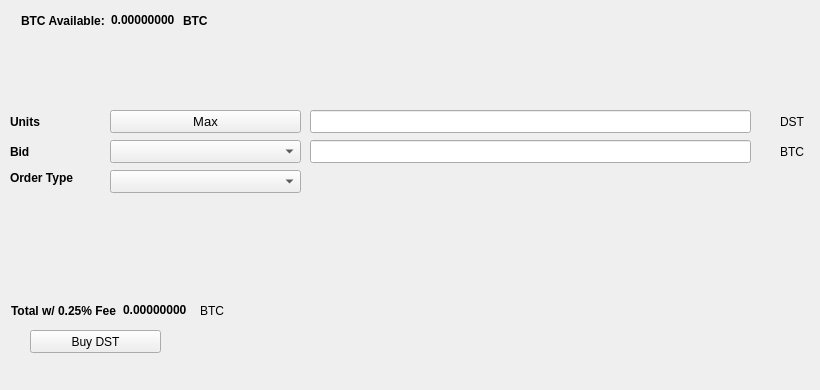
   <widget class="QWidget" name="BuyTab">
    <attribute name="title">
     <string>Buy</string>
    </attribute>
    <widget class="QPushButton" name="BuyPIV">
     <property name="geometry">
      <rect>
       <x>30</x>
       <y>330</y>
       <width>131</width>
       <height>23</height>
      </rect>
     </property>
     <property name="text">
      <string>Buy DST</string>
     </property>
     <property name="icon">
      <iconset resource="../dstra.qrc">
       <normaloff>:/icons/bitcoin</normaloff>:/icons/bitcoin</iconset>
     </property>
    </widget>
    <widget class="QLabel" name="label_3">
     <property name="geometry">
      <rect>
       <x>10</x>
       <y>110</y>
       <width>46</width>
       <height>23</height>
      </rect>
     </property>
     <property name="font">
      <font>
       <weight>75</weight>
       <bold>true</bold>
      </font>
     </property>
     <property name="text">
      <string>Units</string>
     </property>
    </widget>
    <widget class="QLineEdit" name="UnitsInput">
     <property name="geometry">
      <rect>
       <x>310</x>
       <y>110</y>
       <width>441</width>
       <height>23</height>
      </rect>
     </property>
     <property name="font">
      <font>
       <pointsize>9</pointsize>
       <weight>75</weight>
       <bold>true</bold>
      </font>
     </property>
    </widget>
    <widget class="QLineEdit" name="BuyBidPriceEdit">
     <property name="geometry">
      <rect>
       <x>310</x>
       <y>140</y>
       <width>441</width>
       <height>23</height>
      </rect>
     </property>
     <property name="font">
      <font>
       <pointsize>9</pointsize>
       <weight>75</weight>
       <bold>true</bold>
      </font>
     </property>
    </widget>
    <widget class="QLabel" name="label_4">
     <property name="geometry">
      <rect>
       <x>780</x>
       <y>110</y>
       <width>31</width>
       <height>23</height>
      </rect>
     </property>
     <property name="text">
      <string>DST</string>
     </property>
    </widget>
    <widget class="QLabel" name="label_5">
     <property name="geometry">
      <rect>
       <x>780</x>
       <y>140</y>
       <width>31</width>
       <height>23</height>
      </rect>
     </property>
     <property name="text">
      <string>BTC</string>
     </property>
    </widget>
    <widget class="QLabel" name="label_6">
     <property name="geometry">
      <rect>
       <x>10</x>
       <y>140</y>
       <width>46</width>
       <height>23</height>
      </rect>
     </property>
     <property name="font">
      <font>
       <weight>75</weight>
       <bold>true</bold>
      </font>
     </property>
     <property name="text">
      <string>Bid</string>
     </property>
    </widget>
    <widget class="QLabel" name="label_7">
     <property name="geometry">
      <rect>
       <x>10</x>
       <y>170</y>
       <width>91</width>
       <height>16</height>
      </rect>
     </property>
     <property name="font">
      <font>
       <weight>75</weight>
       <bold>true</bold>
      </font>
     </property>
     <property name="text">
      <string>Order Type</string>
     </property>
    </widget>
    <widget class="QPushButton" name="Buy_Max_Amount">
     <property name="geometry">
      <rect>
       <x>110</x>
       <y>110</y>
       <width>191</width>
       <height>23</height>
      </rect>
     </property>
     <property name="font">
      <font>
       <pointsize>10</pointsize>
      </font>
     </property>
     <property name="text">
      <string>Max</string>
     </property>
    </widget>
    <widget class="QComboBox" name="BuyBidcomboBox">
     <property name="geometry">
      <rect>
       <x>110</x>
       <y>140</y>
       <width>191</width>
       <height>23</height>
      </rect>
     </property>
     <property name="font">
      <font>
       <pointsize>10</pointsize>
      </font>
     </property>
    </widget>
    <widget class="QComboBox" name="buyOrdertypeCombo">
     <property name="geometry">
      <rect>
       <x>110</x>
       <y>170</y>
       <width>191</width>
       <height>23</height>
      </rect>
     </property>
     <property name="font">
      <font>
       <pointsize>10</pointsize>
      </font>
     </property>
    </widget>
    <widget class="QWidget" name="layoutWidget1">
     <property name="geometry">
      <rect>
       <x>21</x>
       <y>11</y>
       <width>227</width>
       <height>19</height>
      </rect>
     </property>
     <layout class="QHBoxLayout" name="horizontalLayout_3">
      <item>
       <widget class="QLabel" name="label232">
        <property name="font">
         <font>
          <weight>75</weight>
          <bold>true</bold>
         </font>
        </property>
        <property name="text">
         <string>BTC Available:</string>
        </property>
       </widget>
      </item>
      <item>
       <widget class="QLabel" name="BtcAvailableLbl">
        <property name="palette">
         <palette>
          <active>
           <colorrole role="WindowText">
            <brush brushstyle="SolidPattern">
             <color alpha="255">
              <red>0</red>
              <green>0</green>
              <blue>0</blue>
             </color>
            </brush>
           </colorrole>
           <colorrole role="Button">
            <brush brushstyle="SolidPattern">
             <color alpha="255">
              <red>0</red>
              <green>170</green>
              <blue>0</blue>
             </color>
            </brush>
           </colorrole>
           <colorrole role="Light">
            <brush brushstyle="SolidPattern">
             <color alpha="255">
              <red>0</red>
              <green>255</green>
              <blue>0</blue>
             </color>
            </brush>
           </colorrole>
           <colorrole role="Midlight">
            <brush brushstyle="SolidPattern">
             <color alpha="255">
              <red>0</red>
              <green>212</green>
              <blue>0</blue>
             </color>
            </brush>
           </colorrole>
           <colorrole role="Dark">
            <brush brushstyle="SolidPattern">
             <color alpha="255">
              <red>0</red>
              <green>85</green>
              <blue>0</blue>
             </color>
            </brush>
           </colorrole>
           <colorrole role="Mid">
            <brush brushstyle="SolidPattern">
             <color alpha="255">
              <red>0</red>
              <green>113</green>
              <blue>0</blue>
             </color>
            </brush>
           </colorrole>
           <colorrole role="Text">
            <brush brushstyle="SolidPattern">
             <color alpha="255">
              <red>0</red>
              <green>170</green>
              <blue>0</blue>
             </color>
            </brush>
           </colorrole>
           <colorrole role="BrightText">
            <brush brushstyle="SolidPattern">
             <color alpha="255">
              <red>255</red>
              <green>255</green>
              <blue>255</blue>
             </color>
            </brush>
           </colorrole>
           <colorrole role="ButtonText">
            <brush brushstyle="SolidPattern">
             <color alpha="255">
              <red>0</red>
              <green>0</green>
              <blue>0</blue>
             </color>
            </brush>
           </colorrole>
           <colorrole role="Base">
            <brush brushstyle="SolidPattern">
             <color alpha="255">
              <red>255</red>
              <green>255</green>
              <blue>255</blue>
             </color>
            </brush>
           </colorrole>
           <colorrole role="Window">
            <brush brushstyle="SolidPattern">
             <color alpha="255">
              <red>0</red>
              <green>170</green>
              <blue>0</blue>
             </color>
            </brush>
           </colorrole>
           <colorrole role="Shadow">
            <brush brushstyle="SolidPattern">
             <color alpha="255">
              <red>0</red>
              <green>0</green>
              <blue>0</blue>
             </color>
            </brush>
           </colorrole>
           <colorrole role="AlternateBase">
            <brush brushstyle="SolidPattern">
             <color alpha="255">
              <red>127</red>
              <green>212</green>
              <blue>127</blue>
             </color>
            </brush>
           </colorrole>
           <colorrole role="ToolTipBase">
            <brush brushstyle="SolidPattern">
             <color alpha="255">
              <red>255</red>
              <green>255</green>
              <blue>220</blue>
             </color>
            </brush>
           </colorrole>
           <colorrole role="ToolTipText">
            <brush brushstyle="SolidPattern">
             <color alpha="255">
              <red>0</red>
              <green>0</green>
              <blue>0</blue>
             </color>
            </brush>
           </colorrole>
          </active>
          <inactive>
           <colorrole role="WindowText">
            <brush brushstyle="SolidPattern">
             <color alpha="255">
              <red>0</red>
              <green>0</green>
              <blue>0</blue>
             </color>
            </brush>
           </colorrole>
           <colorrole role="Button">
            <brush brushstyle="SolidPattern">
             <color alpha="255">
              <red>0</red>
              <green>170</green>
              <blue>0</blue>
             </color>
            </brush>
           </colorrole>
           <colorrole role="Light">
            <brush brushstyle="SolidPattern">
             <color alpha="255">
              <red>0</red>
              <green>255</green>
              <blue>0</blue>
             </color>
            </brush>
           </colorrole>
           <colorrole role="Midlight">
            <brush brushstyle="SolidPattern">
             <color alpha="255">
              <red>0</red>
              <green>212</green>
              <blue>0</blue>
             </color>
            </brush>
           </colorrole>
           <colorrole role="Dark">
            <brush brushstyle="SolidPattern">
             <color alpha="255">
              <red>0</red>
              <green>85</green>
              <blue>0</blue>
             </color>
            </brush>
           </colorrole>
           <colorrole role="Mid">
            <brush brushstyle="SolidPattern">
             <color alpha="255">
              <red>0</red>
              <green>113</green>
              <blue>0</blue>
             </color>
            </brush>
           </colorrole>
           <colorrole role="Text">
            <brush brushstyle="SolidPattern">
             <color alpha="255">
              <red>0</red>
              <green>170</green>
              <blue>0</blue>
             </color>
            </brush>
           </colorrole>
           <colorrole role="BrightText">
            <brush brushstyle="SolidPattern">
             <color alpha="255">
              <red>255</red>
              <green>255</green>
              <blue>255</blue>
             </color>
            </brush>
           </colorrole>
           <colorrole role="ButtonText">
            <brush brushstyle="SolidPattern">
             <color alpha="255">
              <red>0</red>
              <green>0</green>
              <blue>0</blue>
             </color>
            </brush>
           </colorrole>
           <colorrole role="Base">
            <brush brushstyle="SolidPattern">
             <color alpha="255">
              <red>255</red>
              <green>255</green>
              <blue>255</blue>
             </color>
            </brush>
           </colorrole>
           <colorrole role="Window">
            <brush brushstyle="SolidPattern">
             <color alpha="255">
              <red>0</red>
              <green>170</green>
              <blue>0</blue>
             </color>
            </brush>
           </colorrole>
           <colorrole role="Shadow">
            <brush brushstyle="SolidPattern">
             <color alpha="255">
              <red>0</red>
              <green>0</green>
              <blue>0</blue>
             </color>
            </brush>
           </colorrole>
           <colorrole role="AlternateBase">
            <brush brushstyle="SolidPattern">
             <color alpha="255">
              <red>127</red>
              <green>212</green>
              <blue>127</blue>
             </color>
            </brush>
           </colorrole>
           <colorrole role="ToolTipBase">
            <brush brushstyle="SolidPattern">
             <color alpha="255">
              <red>255</red>
              <green>255</green>
              <blue>220</blue>
             </color>
            </brush>
           </colorrole>
           <colorrole role="ToolTipText">
            <brush brushstyle="SolidPattern">
             <color alpha="255">
              <red>0</red>
              <green>0</green>
              <blue>0</blue>
             </color>
            </brush>
           </colorrole>
          </inactive>
          <disabled>
           <colorrole role="WindowText">
            <brush brushstyle="SolidPattern">
             <color alpha="255">
              <red>0</red>
              <green>85</green>
              <blue>0</blue>
             </color>
            </brush>
           </colorrole>
           <colorrole role="Button">
            <brush brushstyle="SolidPattern">
             <color alpha="255">
              <red>0</red>
              <green>170</green>
              <blue>0</blue>
             </color>
            </brush>
           </colorrole>
           <colorrole role="Light">
            <brush brushstyle="SolidPattern">
             <color alpha="255">
              <red>0</red>
              <green>255</green>
              <blue>0</blue>
             </color>
            </brush>
           </colorrole>
           <colorrole role="Midlight">
            <brush brushstyle="SolidPattern">
             <color alpha="255">
              <red>0</red>
              <green>212</green>
              <blue>0</blue>
             </color>
            </brush>
           </colorrole>
           <colorrole role="Dark">
            <brush brushstyle="SolidPattern">
             <color alpha="255">
              <red>0</red>
              <green>85</green>
              <blue>0</blue>
             </color>
            </brush>
           </colorrole>
           <colorrole role="Mid">
            <brush brushstyle="SolidPattern">
             <color alpha="255">
              <red>0</red>
              <green>113</green>
              <blue>0</blue>
             </color>
            </brush>
           </colorrole>
           <colorrole role="Text">
            <brush brushstyle="SolidPattern">
             <color alpha="255">
              <red>0</red>
              <green>85</green>
              <blue>0</blue>
             </color>
            </brush>
           </colorrole>
           <colorrole role="BrightText">
            <brush brushstyle="SolidPattern">
             <color alpha="255">
              <red>255</red>
              <green>255</green>
              <blue>255</blue>
             </color>
            </brush>
           </colorrole>
           <colorrole role="ButtonText">
            <brush brushstyle="SolidPattern">
             <color alpha="255">
              <red>0</red>
              <green>85</green>
              <blue>0</blue>
             </color>
            </brush>
           </colorrole>
           <colorrole role="Base">
            <brush brushstyle="SolidPattern">
             <color alpha="255">
              <red>0</red>
              <green>170</green>
              <blue>0</blue>
             </color>
            </brush>
           </colorrole>
           <colorrole role="Window">
            <brush brushstyle="SolidPattern">
             <color alpha="255">
              <red>0</red>
              <green>170</green>
              <blue>0</blue>
             </color>
            </brush>
           </colorrole>
           <colorrole role="Shadow">
            <brush brushstyle="SolidPattern">
             <color alpha="255">
              <red>0</red>
              <green>0</green>
              <blue>0</blue>
             </color>
            </brush>
           </colorrole>
           <colorrole role="AlternateBase">
            <brush brushstyle="SolidPattern">
             <color alpha="255">
              <red>0</red>
              <green>170</green>
              <blue>0</blue>
             </color>
            </brush>
           </colorrole>
           <colorrole role="ToolTipBase">
            <brush brushstyle="SolidPattern">
             <color alpha="255">
              <red>255</red>
              <green>255</green>
              <blue>220</blue>
             </color>
            </brush>
           </colorrole>
           <colorrole role="ToolTipText">
            <brush brushstyle="SolidPattern">
             <color alpha="255">
              <red>0</red>
              <green>0</green>
              <blue>0</blue>
             </color>
            </brush>
           </colorrole>
          </disabled>
         </palette>
        </property>
        <property name="font">
         <font>
          <weight>75</weight>
          <bold>true</bold>
         </font>
        </property>
        <property name="text">
         <string>0.00000000</string>
        </property>
        <property name="textInteractionFlags">
         <set>Qt::LinksAccessibleByMouse|Qt::TextSelectableByKeyboard|Qt::TextSelectableByMouse</set>
        </property>
       </widget>
      </item>
      <item>
       <widget class="QLabel" name="BtcAvailableLbl_2">
        <property name="font">
         <font>
          <weight>75</weight>
          <bold>true</bold>
         </font>
        </property>
        <property name="text">
         <string>BTC</string>
        </property>
       </widget>
      </item>
     </layout>
    </widget>
    <widget class="QWidget" name="layoutWidge2">
     <property name="geometry">
      <rect>
       <x>11</x>
       <y>301</y>
       <width>259</width>
       <height>19</height>
      </rect>
     </property>
     <layout class="QHBoxLayout" name="horizontalLayout_4">
      <item>
       <widget class="QLabel" name="label_9">
        <property name="font">
         <font>
          <weight>75</weight>
          <bold>true</bold>
         </font>
        </property>
        <property name="text">
         <string>Total w/ 0.25% Fee</string>
        </property>
       </widget>
      </item>
      <item>
       <widget class="QLabel" name="BuyCostLabel">
        <property name="palette">
         <palette>
          <active>
           <colorrole role="WindowText">
            <brush brushstyle="SolidPattern">
             <color alpha="255">
              <red>0</red>
              <green>0</green>
              <blue>0</blue>
             </color>
            </brush>
           </colorrole>
           <colorrole role="Button">
            <brush brushstyle="SolidPattern">
             <color alpha="255">
              <red>0</red>
              <green>170</green>
              <blue>0</blue>
             </color>
            </brush>
           </colorrole>
           <colorrole role="Light">
            <brush brushstyle="SolidPattern">
             <color alpha="255">
              <red>0</red>
              <green>255</green>
              <blue>0</blue>
             </color>
            </brush>
           </colorrole>
           <colorrole role="Midlight">
            <brush brushstyle="SolidPattern">
             <color alpha="255">
              <red>0</red>
              <green>212</green>
              <blue>0</blue>
             </color>
            </brush>
           </colorrole>
           <colorrole role="Dark">
            <brush brushstyle="SolidPattern">
             <color alpha="255">
              <red>0</red>
              <green>85</green>
              <blue>0</blue>
             </color>
            </brush>
           </colorrole>
           <colorrole role="Mid">
            <brush brushstyle="SolidPattern">
             <color alpha="255">
              <red>0</red>
              <green>113</green>
              <blue>0</blue>
             </color>
            </brush>
           </colorrole>
           <colorrole role="Text">
            <brush brushstyle="SolidPattern">
             <color alpha="255">
              <red>0</red>
              <green>170</green>
              <blue>0</blue>
             </color>
            </brush>
           </colorrole>
           <colorrole role="BrightText">
            <brush brushstyle="SolidPattern">
             <color alpha="255">
              <red>255</red>
              <green>255</green>
              <blue>255</blue>
             </color>
            </brush>
           </colorrole>
           <colorrole role="ButtonText">
            <brush brushstyle="SolidPattern">
             <color alpha="255">
              <red>0</red>
              <green>0</green>
              <blue>0</blue>
             </color>
            </brush>
           </colorrole>
           <colorrole role="Base">
            <brush brushstyle="SolidPattern">
             <color alpha="255">
              <red>255</red>
              <green>255</green>
              <blue>255</blue>
             </color>
            </brush>
           </colorrole>
           <colorrole role="Window">
            <brush brushstyle="SolidPattern">
             <color alpha="255">
              <red>0</red>
              <green>170</green>
              <blue>0</blue>
             </color>
            </brush>
           </colorrole>
           <colorrole role="Shadow">
            <brush brushstyle="SolidPattern">
             <color alpha="255">
              <red>0</red>
              <green>0</green>
              <blue>0</blue>
             </color>
            </brush>
           </colorrole>
           <colorrole role="AlternateBase">
            <brush brushstyle="SolidPattern">
             <color alpha="255">
              <red>127</red>
              <green>212</green>
              <blue>127</blue>
             </color>
            </brush>
           </colorrole>
           <colorrole role="ToolTipBase">
            <brush brushstyle="SolidPattern">
             <color alpha="255">
              <red>255</red>
              <green>255</green>
              <blue>220</blue>
             </color>
            </brush>
           </colorrole>
           <colorrole role="ToolTipText">
            <brush brushstyle="SolidPattern">
             <color alpha="255">
              <red>0</red>
              <green>0</green>
              <blue>0</blue>
             </color>
            </brush>
           </colorrole>
          </active>
          <inactive>
           <colorrole role="WindowText">
            <brush brushstyle="SolidPattern">
             <color alpha="255">
              <red>0</red>
              <green>0</green>
              <blue>0</blue>
             </color>
            </brush>
           </colorrole>
           <colorrole role="Button">
            <brush brushstyle="SolidPattern">
             <color alpha="255">
              <red>0</red>
              <green>170</green>
              <blue>0</blue>
             </color>
            </brush>
           </colorrole>
           <colorrole role="Light">
            <brush brushstyle="SolidPattern">
             <color alpha="255">
              <red>0</red>
              <green>255</green>
              <blue>0</blue>
             </color>
            </brush>
           </colorrole>
           <colorrole role="Midlight">
            <brush brushstyle="SolidPattern">
             <color alpha="255">
              <red>0</red>
              <green>212</green>
              <blue>0</blue>
             </color>
            </brush>
           </colorrole>
           <colorrole role="Dark">
            <brush brushstyle="SolidPattern">
             <color alpha="255">
              <red>0</red>
              <green>85</green>
              <blue>0</blue>
             </color>
            </brush>
           </colorrole>
           <colorrole role="Mid">
            <brush brushstyle="SolidPattern">
             <color alpha="255">
              <red>0</red>
              <green>113</green>
              <blue>0</blue>
             </color>
            </brush>
           </colorrole>
           <colorrole role="Text">
            <brush brushstyle="SolidPattern">
             <color alpha="255">
              <red>0</red>
              <green>170</green>
              <blue>0</blue>
             </color>
            </brush>
           </colorrole>
           <colorrole role="BrightText">
            <brush brushstyle="SolidPattern">
             <color alpha="255">
              <red>255</red>
              <green>255</green>
              <blue>255</blue>
             </color>
            </brush>
           </colorrole>
           <colorrole role="ButtonText">
            <brush brushstyle="SolidPattern">
             <color alpha="255">
              <red>0</red>
              <green>0</green>
              <blue>0</blue>
             </color>
            </brush>
           </colorrole>
           <colorrole role="Base">
            <brush brushstyle="SolidPattern">
             <color alpha="255">
              <red>255</red>
              <green>255</green>
              <blue>255</blue>
             </color>
            </brush>
           </colorrole>
           <colorrole role="Window">
            <brush brushstyle="SolidPattern">
             <color alpha="255">
              <red>0</red>
              <green>170</green>
              <blue>0</blue>
             </color>
            </brush>
           </colorrole>
           <colorrole role="Shadow">
            <brush brushstyle="SolidPattern">
             <color alpha="255">
              <red>0</red>
              <green>0</green>
              <blue>0</blue>
             </color>
            </brush>
           </colorrole>
           <colorrole role="AlternateBase">
            <brush brushstyle="SolidPattern">
             <color alpha="255">
              <red>127</red>
              <green>212</green>
              <blue>127</blue>
             </color>
            </brush>
           </colorrole>
           <colorrole role="ToolTipBase">
            <brush brushstyle="SolidPattern">
             <color alpha="255">
              <red>255</red>
              <green>255</green>
              <blue>220</blue>
             </color>
            </brush>
           </colorrole>
           <colorrole role="ToolTipText">
            <brush brushstyle="SolidPattern">
             <color alpha="255">
              <red>0</red>
              <green>0</green>
              <blue>0</blue>
             </color>
            </brush>
           </colorrole>
          </inactive>
          <disabled>
           <colorrole role="WindowText">
            <brush brushstyle="SolidPattern">
             <color alpha="255">
              <red>0</red>
              <green>85</green>
              <blue>0</blue>
             </color>
            </brush>
           </colorrole>
           <colorrole role="Button">
            <brush brushstyle="SolidPattern">
             <color alpha="255">
              <red>0</red>
              <green>170</green>
              <blue>0</blue>
             </color>
            </brush>
           </colorrole>
           <colorrole role="Light">
            <brush brushstyle="SolidPattern">
             <color alpha="255">
              <red>0</red>
              <green>255</green>
              <blue>0</blue>
             </color>
            </brush>
           </colorrole>
           <colorrole role="Midlight">
            <brush brushstyle="SolidPattern">
             <color alpha="255">
              <red>0</red>
              <green>212</green>
              <blue>0</blue>
             </color>
            </brush>
           </colorrole>
           <colorrole role="Dark">
            <brush brushstyle="SolidPattern">
             <color alpha="255">
              <red>0</red>
              <green>85</green>
              <blue>0</blue>
             </color>
            </brush>
           </colorrole>
           <colorrole role="Mid">
            <brush brushstyle="SolidPattern">
             <color alpha="255">
              <red>0</red>
              <green>113</green>
              <blue>0</blue>
             </color>
            </brush>
           </colorrole>
           <colorrole role="Text">
            <brush brushstyle="SolidPattern">
             <color alpha="255">
              <red>0</red>
              <green>85</green>
              <blue>0</blue>
             </color>
            </brush>
           </colorrole>
           <colorrole role="BrightText">
            <brush brushstyle="SolidPattern">
             <color alpha="255">
              <red>255</red>
              <green>255</green>
              <blue>255</blue>
             </color>
            </brush>
           </colorrole>
           <colorrole role="ButtonText">
            <brush brushstyle="SolidPattern">
             <color alpha="255">
              <red>0</red>
              <green>85</green>
              <blue>0</blue>
             </color>
            </brush>
           </colorrole>
           <colorrole role="Base">
            <brush brushstyle="SolidPattern">
             <color alpha="255">
              <red>0</red>
              <green>170</green>
              <blue>0</blue>
             </color>
            </brush>
           </colorrole>
           <colorrole role="Window">
            <brush brushstyle="SolidPattern">
             <color alpha="255">
              <red>0</red>
              <green>170</green>
              <blue>0</blue>
             </color>
            </brush>
           </colorrole>
           <colorrole role="Shadow">
            <brush brushstyle="SolidPattern">
             <color alpha="255">
              <red>0</red>
              <green>0</green>
              <blue>0</blue>
             </color>
            </brush>
           </colorrole>
           <colorrole role="AlternateBase">
            <brush brushstyle="SolidPattern">
             <color alpha="255">
              <red>0</red>
              <green>170</green>
              <blue>0</blue>
             </color>
            </brush>
           </colorrole>
           <colorrole role="ToolTipBase">
            <brush brushstyle="SolidPattern">
             <color alpha="255">
              <red>255</red>
              <green>255</green>
              <blue>220</blue>
             </color>
            </brush>
           </colorrole>
           <colorrole role="ToolTipText">
            <brush brushstyle="SolidPattern">
             <color alpha="255">
              <red>0</red>
              <green>0</green>
              <blue>0</blue>
             </color>
            </brush>
           </colorrole>
          </disabled>
         </palette>
        </property>
        <property name="font">
         <font>
          <weight>75</weight>
          <bold>true</bold>
         </font>
        </property>
        <property name="autoFillBackground">
         <bool>false</bool>
        </property>
        <property name="text">
         <string>0.00000000</string>
        </property>
        <property name="textInteractionFlags">
         <set>Qt::LinksAccessibleByMouse|Qt::TextSelectableByMouse</set>
        </property>
       </widget>
      </item>
      <item>
       <widget class="QLabel" name="label_10">
        <property name="font">
         <font>
          <weight>50</weight>
          <bold>false</bold>
         </font>
        </property>
        <property name="text">
         <string>BTC</string>
        </property>
       </widget>
      </item>
     </layout>
    </widget>
    <widget class="QLabel" name="label_24">
     <property name="geometry">
      <rect>
       <x>460</x>
       <y>300</y>
       <width>281</width>
       <height>81</height>
      </rect>
     </property>
     <property name="text">
      <string/>
     </property>
     <property name="pixmap">
      <pixmap>:/images/bittrex</pixmap>
     </property>
    </widget>
   </widget>
